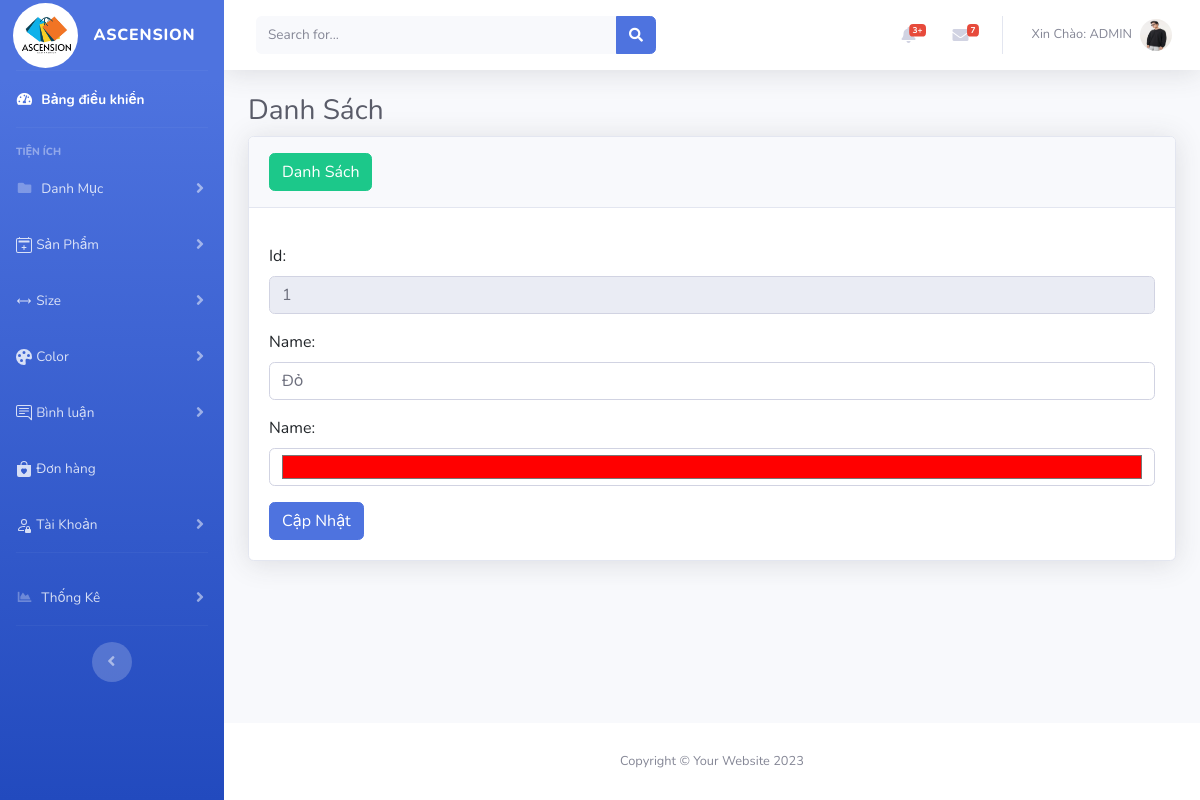
Page /admin/index.php?act=editcolor&idcolor=1 (signed in) on the committed database.
### tables this page shows
CREATE TABLE `color` (
  `id_color` int(11) NOT NULL,
  `name_color` varchar(255) NOT NULL,
  `mau` varchar(255) NOT NULL
);

### model/pdo.php (called while the page is built, shortened)
<?php
function pdo_get_connection(){
    $dburl = "mysql:host=127.0.0.1;dbname=duan1;charset=utf8";
    $username = 'root';
    $password = '';
    $conn = new PDO($dburl, $username, $password);
    $conn->setAttribute(PDO::ATTR_ERRMODE, PDO::ERRMODE_EXCEPTION);
    return $conn;
}
function pdo_query_one($sql){
    $sql_args = array_slice(func_get_args(), 1);
    try{
        $conn = pdo_get_connection();
        $stmt = $conn->prepare($sql);
        $stmt->execute($sql_args);
        $row = $stmt->fetch(PDO::FETCH_ASSOC);
        return $row;
    }
    catch(PDOException $e){
        throw $e;
    }
    finally{
        unset($conn);
    }
}

### model/color.php (called while the page is built, shortened)
<?php
function Loadone_color($id)
{
  $sql = "SELECT * FROM color WHERE id_color = $id";
  $dm = pdo_query_one($sql);
  return $dm;
}

### admin/color/edit.php (the view, shortened to what this page needs)
<div class="container-fluid">
    <h1 class="h3 mb-2 text-gray-800">Danh Sách</h1>
    <div class="card shadow mb-4">
        <div class="card-header py-3">
            <a class="btn btn-success" href="?act=listcolor">Danh Sách</a>
        </div>
        <div class="card-body">
            <form action="?act=uploadcolor" enctype="multipart/form-data" method="post">
                <div class="mb-3 mt-3">
                    <label for="email" class="form-label">Id:</label>
                    <input class="form-control" name="id" value="<?= $color['id_color'] ?>" placeholder="AUTO NUMBER" readonly>
                </div>
                <div class="mb-3">
                    <label for="pwd" class="form-label">Name:</label>
                    <input type="text" class="form-control" id="pwd" placeholder="Tên Danh Mục" name="name" value="<?= $color['name_color'] ?>" required>
                </div>
                <div class="mb-3">
                    <label for="pwd" class="form-label">Name:</label>
                    <input type="color" class="form-control" id="pwd"  name="mau" value="<?= $color['mau'] ?>" required>
                </div>
                <input type="submit" class="btn btn-primary" value="Cập Nhật" name="gui">
            </form>
        </div>
    </div>
</div>

### rows in the picture
color: id "1", name "Đỏ", mau "#ff0000"

### other values in the picture
$_SESSION['username']['name_tk'] "ADMIN"
